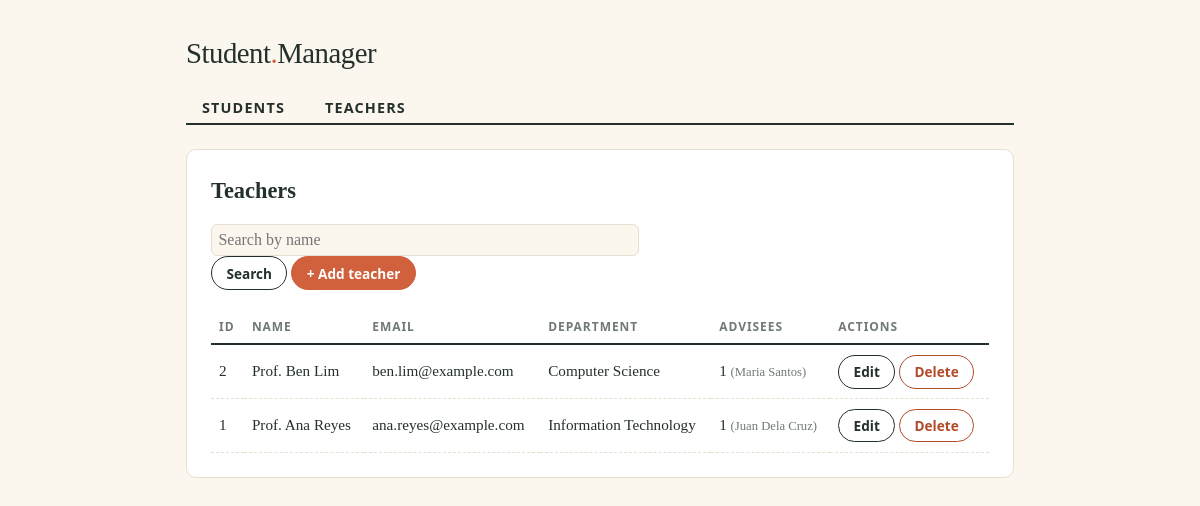
Screenshot of /index.php?resource=teachers with the database file from the repository.
### tables this page shows
CREATE TABLE teachers (
  id         INT AUTO_INCREMENT PRIMARY KEY,
  name       VARCHAR(100) NOT NULL,
  email      VARCHAR(150) NOT NULL UNIQUE,
  department VARCHAR(100) NOT NULL,
  created_at TIMESTAMP NOT NULL DEFAULT CURRENT_TIMESTAMP
);

CREATE TABLE students (
  id         INT AUTO_INCREMENT PRIMARY KEY,
  name       VARCHAR(100) NOT NULL,
  email      VARCHAR(150) NOT NULL UNIQUE,
  course     VARCHAR(100) NOT NULL,
  teacher_id INT NULL,
  created_at TIMESTAMP NOT NULL DEFAULT CURRENT_TIMESTAMP,
  CONSTRAINT fk_students_teacher
    FOREIGN KEY (teacher_id) REFERENCES teachers(id)
    ON DELETE SET NULL
);

### core/Controller.php (called while the page is built, shortened)
<?php
abstract class Controller
{
    protected function render(string $view, array $data = []): void
    {
        extract($data, EXTR_SKIP);
        require __DIR__ . '/../views/' . $view . '.php';
        $content = ob_get_clean();
        require __DIR__ . '/../views/layout.php';
    }
}

### app/Controllers/TeacherController.php (called while the page is built, shortened)
<?php
class TeacherController extends Controller
{
    public function index(): void
    {
        $search = trim((string) ($_GET['q'] ?? ''));
        $teachers = $search !== ''
            ? Teacher::where('name', '%' . $search . '%', 'LIKE')
            : Teacher::all('id', 'DESC');
        $this->render('teachers/index', compact('teachers', 'search'));
    }
}

### public/index.php (called while the page is built, shortened)
<?php
$composer = __DIR__ . '/../vendor/autoload.php';
require is_file($composer) ? $composer : __DIR__ . '/../core/autoload.php';
$action   = $_GET['action'] ?? 'index';
$controller = new $resources[$resource]();
$controller->$action();

### core/helpers.php (called while the page is built)
<?php
function e(mixed $value): string
{
    return htmlspecialchars((string) $value, ENT_QUOTES, 'UTF-8');
}

### core/autoload.php (called while the page is built, shortened)
<?php
spl_autoload_register(function (string $class): void {
    $map = [
        'App\\'  => __DIR__ . '/../app/',
        'Core\\' => __DIR__ . '/',
    ];
    foreach ($map as $prefix => $baseDir) {
        if (strncmp($class, $prefix, strlen($prefix)) === 0) {
            $relative = substr($class, strlen($prefix));
            $file = $baseDir . str_replace('\\', '/', $relative) . '.php';
            return;
        }
    }
});
require __DIR__ . '/helpers.php';

### core/Model.php (called while the page is built, shortened)
<?php
abstract class Model
{
    protected static string $table;
    protected static string $primaryKey = 'id';
    protected static array $fillable = [];
    public static function all(?string $orderBy = null, string $direction = 'ASC'): array
    {
        $sql = 'SELECT * FROM ' . static::$table;
        if ($orderBy !== null) {
            $dir = strtoupper($direction) === 'DESC' ? 'DESC' : 'ASC';
            $sql .= " ORDER BY $orderBy $dir";
        }
        return Database::connection()->query($sql)
            ->fetchAll(PDO::FETCH_CLASS, static::class);
    }
    public static function where(string $column, mixed $value, string $op = '='): array
    {
        $sql = 'SELECT * FROM ' . static::$table . " WHERE $column $op ?";
        $stmt = Database::connection()->prepare($sql);
        $stmt->execute([$value]);
        return $stmt->fetchAll(PDO::FETCH_CLASS, static::class);
    }
    protected function hasMany(string $related, string $foreignKey): array
    {
        return $related::where($foreignKey, $this->{static::$primaryKey});
    }
    private static function assertColumn(string $column): void
    {
        $allowed = array_merge(static::$fillable, [static::$primaryKey, 'created_at']);
    }
}

### config/database.php (called while the page is built)
<?php
return [
    'host'    => '127.0.0.1',
    'port'    => 3306,
    'dbname'  => 'simple_crud',
    'user'    => 'root',
    'pass'    => '',
    'charset' => 'utf8mb4',
];

### core/Database.php (called while the page is built, shortened)
<?php
class Database
{
    private static ?PDO $pdo = null;
    public static function connection(): PDO
    {
        if (self::$pdo === null) {
            $c = require __DIR__ . '/../config/database.php';
            $dsn = "mysql:host={$c['host']};port={$c['port']};dbname={$c['dbname']};charset={$c['charset']}";
            self::$pdo = new PDO($dsn, $c['user'], $c['pass'], [
                PDO::ATTR_ERRMODE            => PDO::ERRMODE_EXCEPTION,
                PDO::ATTR_DEFAULT_FETCH_MODE => PDO::FETCH_ASSOC,
                PDO::ATTR_EMULATE_PREPARES   => false,
            ]);
        }
        return self::$pdo;
    }
}

### app/Models/Teacher.php (called while the page is built, shortened)
<?php
class Teacher extends Model
{
    public function students(): array
    {
        return $this->hasMany(Student::class, 'teacher_id');
    }
}

### views/teachers/index.php (the view, shortened to what this page needs)
<h2>Teachers</h2>
<form method="get" action="index.php">
  <input type="text" name="q" placeholder="Search by name" value="<?= e($search) ?>" style="width:55%;padding:.4rem">
  <button class="btn" type="submit">Search</button>
  <a class="btn primary" href="index.php?resource=teachers&action=create">+ Add teacher</a>
</form>
<?php if (!$teachers): ?>
  <p>No teachers found.</p>
<?php else: ?>
<table>
  <thead><tr><th>ID</th><th>Name</th><th>Email</th><th>Department</th><th>Advisees</th><th>Actions</th></tr></thead>
  <tbody>
  <?php foreach ($teachers as $t): ?>
    <?php $advisees = $t->students(); ?>
    <tr>
      <td><?= e($t->id) ?></td>
      <td><?= e($t->name) ?></td>
      <td><?= e($t->email) ?></td>
      <td><?= e($t->department) ?></td>
      <td>
        <?= count($advisees) ?>
        <?php if ($advisees): ?>
          <small>(<?= e(implode(', ', array_map(fn ($s) => $s->name, $advisees))) ?>)</small>
        <?php endif; ?>
      </td>
      <td>
        <a class="btn" href="index.php?resource=teachers&action=edit&id=<?= (int) $t->id ?>">Edit</a>
        <form class="inline" method="post"
              action="index.php?resource=teachers&action=destroy&id=<?= (int) $t->id ?>"
              onsubmit="return confirm('Delete this teacher? Their students will have no adviser.')">
          <button class="btn danger" type="submit">Delete</button>
        </form>
      </td>
    </tr>
  <?php endforeach; ?>
  </tbody>
</table>
<?php endif; ?>

### views/layout.php (shortened to what this page needs)
<!doctype html>
<html lang="en">
<head>
  <link rel="stylesheet" href="style.css">
</head>
<body>
<div class="wrap">
  <a class="brand" href="index.php?resource=students">Student<span>.</span>Manager</a>
  <nav>
    <a href="index.php?resource=students">Students</a>
    <a href="index.php?resource=teachers">Teachers</a>
  </nav>
  <div class="content">
    <?= $content ?>
  </div>
</div>
</body>
</html>

### public/style.css (style rules this page uses)
:root { --paper: #fbf7ef; --card: #ffffff; --ink: #23302b; --muted: #6f7a74; --line: #e6dfd0; --accent: #d1603d; --accent-dark: #b24a2a; --ok: #e4f1e4; --bad: #fbe6e1; }
* { box-sizing: border-box; }
body { margin: 0; background: var(--paper); color: var(--ink); font: 16px/1.5 Georgia, "Times New Roman", serif; }
.wrap { max-width: 860px; margin: 0 auto; padding: 2rem 1rem 4rem; }
.brand { font-size: 1.8rem; margin: 0; letter-spacing: -.5px; color: inherit; text-decoration: none; }
.brand span { color: var(--accent); }
nav { margin: 1rem 0 1.5rem; border-bottom: 2px solid var(--ink); }
nav a { display: inline-block; padding: .4rem 1rem; margin-right: .25rem; color: var(--ink); text-decoration: none; font: 600 .9rem system-ui, sans-serif; text-transform: uppercase; letter-spacing: .08em; }
h2 { margin: 0 0 1rem; font-size: 1.4rem; }
.content { background: var(--card); border: 1px solid var(--line); border-radius: 10px; padding: 1.5rem; }
table { width: 100%; border-collapse: collapse; margin-top: 1.25rem; font-size: .95rem; }
th { text-align: left; font: 600 .75rem system-ui, sans-serif; text-transform: uppercase; letter-spacing: .08em; color: var(--muted); padding: .5rem; border-bottom: 2px solid var(--ink); }
td { padding: .6rem .5rem; border-bottom: 1px dashed var(--line); vertical-align: middle; }
small { color: var(--muted); }
.btn { display: inline-block; padding: .4rem .9rem; border: 1.5px solid var(--ink); border-radius: 999px; background: transparent; color: var(--ink); font: 600 .85rem system-ui, sans-serif; text-decoration: none; cursor: pointer; }
.btn.primary { background: var(--accent); border-color: var(--accent); color: #fff; }
.btn.danger { border-color: var(--accent-dark); color: var(--accent-dark); }
form.inline { display: inline; }
input[type=text], input[type=email], select { display: block; width: 100%; margin-top: .3rem; padding: .55rem .7rem; border: 1.5px solid var(--line); border-radius: 6px; background: var(--paper); color: var(--ink); font: 1rem Georgia, serif; }

### rows the page displays
teachers: id "2", name "Prof. Ben Lim", email "ben.lim@example.com", department "Computer Science", count($advisees) "1", students.name "Maria Santos"
teachers: id "1", name "Prof. Ana Reyes", email "ana.reyes@example.com", department "Information Technology", count($advisees) "1", students.name "Juan Dela Cruz"
